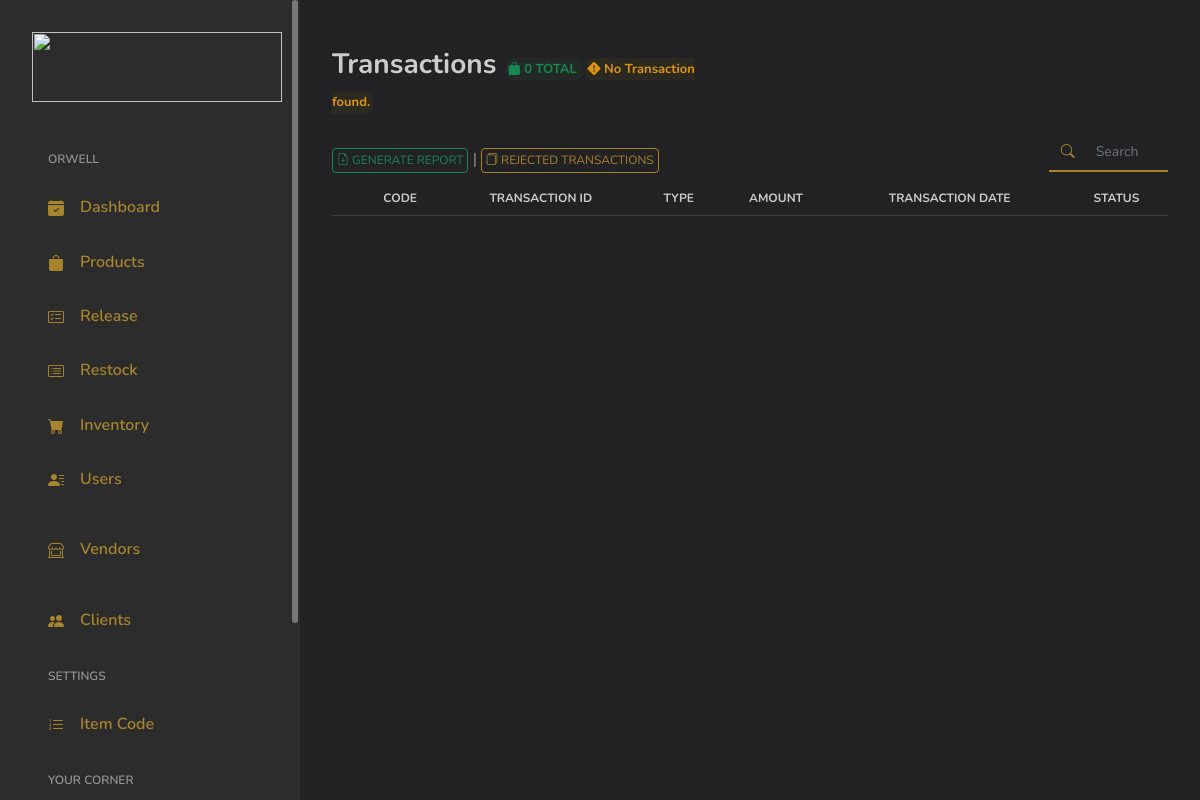
The page /index.php/admin/view_transactions on the database as committed earlier.
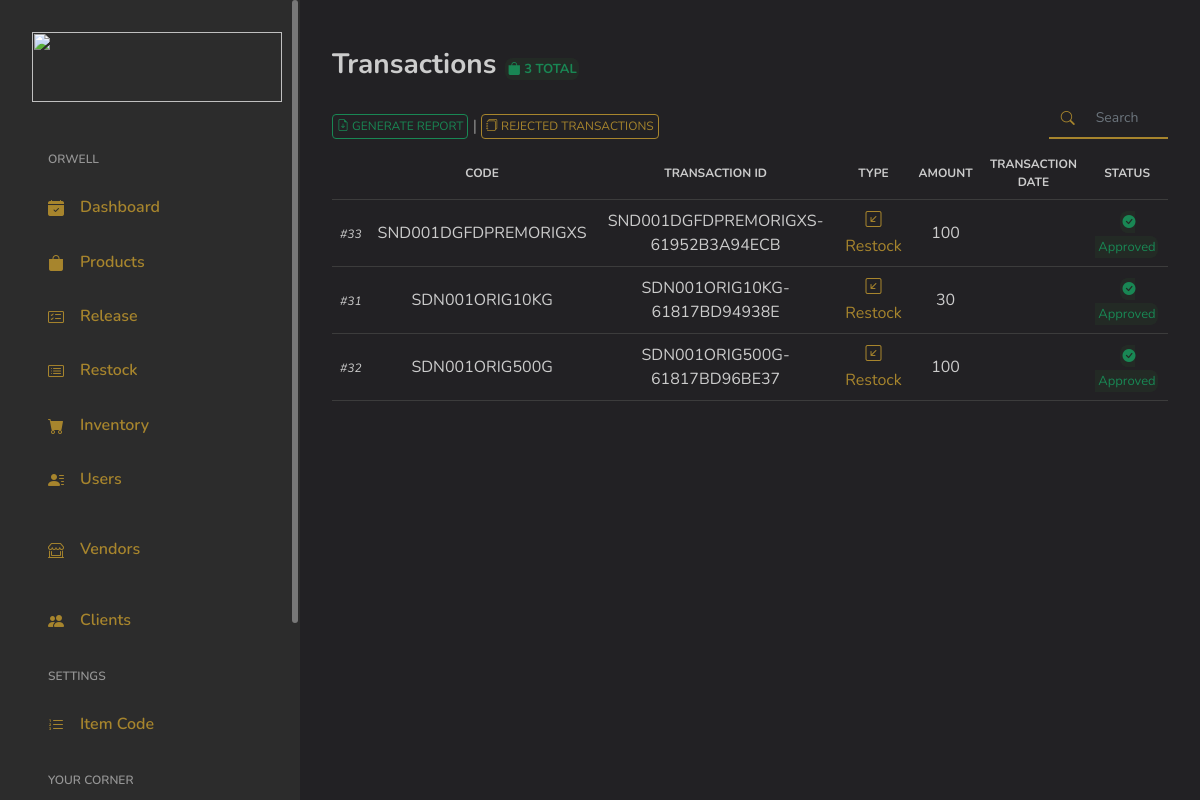
The same page on the database as committed later.
### tables this page shows
CREATE TABLE `products_transactions` (
  `ID` int(11) NOT NULL,
  `Code` varchar(255) DEFAULT NULL,
  `TransactionID` varchar(255) DEFAULT NULL,
  `OrderNo` varchar(255) DEFAULT NULL,
  `Type` tinyint(1) DEFAULT NULL COMMENT '0 = Restocked; 1 = Released;',
  `Amount` int(255) DEFAULT 0,
  `PriceUnit` varchar(255) DEFAULT '0',
  `InStock` int(255) DEFAULT 0,
  `Date` varchar(255) DEFAULT NULL,
  `DateAdded` varchar(255) DEFAULT NULL,
  `Status` int(11) NOT NULL COMMENT '0 = for approval\r\n1 = approved',
  `Date_Approval` varchar(255) DEFAULT NULL,
  `UserID` varchar(255) DEFAULT NULL,
  `PriceTotal` varchar(255) DEFAULT NULL
);

### application/controllers/Admin.php (called while the page is built, shortened)
<?php
class Admin extends MY_Controller {
	public $globalData = [];
	public function __construct()
	{
		$this->load->model('Model_Selects');
		$this->load->model('Model_Security');
		$this->load->model('Model_Inserts');
		$this->load->model('Model_Logbook');
	}
	public function view_transactions()
	{
		$data = [];
		$data = array_merge($data, $this->globalData);
		$header['pageTitle'] = 'Transactions';
		$data['globalHeader'] = $this->load->view('main/globals/header', $header);
		$this->load->view('admin/page_transactions', $data);
	}
}

### index.php (called while the page is built, shortened)
<?php
require_once BASEPATH.'core/CodeIgniter.php';

### application/models/Model_Selects.php (called while the page is built, shortened)
<?php
class Model_Selects extends CI_Model {
	public function GetTransactionsByUserID($userID)
	{
		$this->db->select('*');
		$this->db->where('UserID', $userID);
		$this->db->order_by('DateAdded', 'desc');
		$result = $this->db->get('products_transactions');
		return $result;
	}
}

### application/views/admin/page_transactions.php (the view, shortened to what this page needs)
<?php
if ($this->session->userdata('Privilege') > 1) {
	$getAllTransactions = $this->Model_Selects->getAllTransactions();
} else {
	$getAllTransactions = $this->Model_Selects->GetTransactionsByUserID($this->session->userdata('UserID'));
}
?>
</head>
<body>
<div id="app">
	<div id="main">
		<div class="page-heading">
			<div class="page-title">
				<div class="row">
					<div class="col-12 col-md-6">
						<h3>Transactions
							<span class="text-center success-banner-sm">
								<i class="bi bi-bag-fill"></i> <?=$getAllTransactions->num_rows();?> TOTAL
							</span>
							<?php if ($getAllTransactions->num_rows() <= 0): ?>
								<span class="info-banner-sm">
									<i class="bi bi-exclamation-diamond-fill"></i> No Transaction found.
								</span>
							<?php endif; ?>
						</h3>
					</div>
					<div class="col-sm-12 col-md-10 pt-4 pb-2">
						<button type="button" class="generate-prompt-btn btn btn-sm-success" style="font-size: 12px;"><i class="bi bi-file-earmark-arrow-down"></i> GENERATE REPORT</button>
						|
						<button type="button" class="btn btn-sm-primary" style="font-size: 12px;"><i class="bi bi-journals"></i> REJECTED TRANSACTIONS</button>
					</div>
					<div class="col-sm-12 col-md-2 mr-auto pt-4 pb-2" style="margin-top: -15px;">
						<div class="input-group">
							<div class="input-group-prepend">
								<span class="input-group-text" style="font-size: 14px;"><i class="bi bi-search h-100 w-100" style="margin-top: 5px;"></i></span>
							</div>
							<input type="text" id="tableSearch" class="form-control" placeholder="Search" style="font-size: 14px;">
						</div>
					</div>
				</div>
			</div>
			<section class="section">
				<div class="table-responsive">
					<table id="productsTable" class="standard-table table">
						<thead style="font-size: 12px;">
							<th class="text-center"></th>
							<th class="text-center">CODE</th>
							<th class="text-center">TRANSACTION ID</th>
							<th class="text-center">TYPE</th>
							<th class="text-center">AMOUNT</th>
							<th class="text-center">TRANSACTION DATE</th>
							<th class="text-center">STATUS</th>
						</thead>
						<tbody>
							<?php
							if ($getAllTransactions->num_rows() > 0):
								foreach ($getAllTransactions->result_array() as $row): ?>
									<tr class="tr_class_modal" id="<?=$row['TransactionID']?>">
										<td class="text-center">
											<span class="db-identifier" style="font-style: italic; font-size: 12px;"><?=$row['ID']?></span>
										</td>
										<td class="text-center">
											<?=$row['Code']?>
										</td>
										<td class="text-center">
											<?=$row['TransactionID']?>
										</td>
										<td class="text-center">
											<?php
											switch ($row['Type']) {
												case '0':
													echo '<span class="text-primary"><i class="bi bi-arrow-down-left-square"></i> Restock</span>';
													break;
											}
											?>
										</td>
										<td class="text-center">
											<?=$row['Amount']?>
										</td>
										<td class="text-center">
										</td>
										<td class="text-center">
											<?php
											switch ($row['Status']) {
												case '1':
													echo '<span class="text-center success-banner-sm">
															<i class="bi bi-check-circle-fill"></i>&nbsp;Approved
														</span>';
													break;
											}
											?>
										</td>
									</tr>
							<?php endforeach;
							endif; ?>
						</tbody>
					</table>
				</div>
			</section>
		</div>
	</div>
</div>
</body>
</html>

Rows that differ between the two databases and show on the page:
added products_transactions: ID "33", Code "SND001DGFDPREMORIGXS", TransactionID "SND001DGFDPREMORIGXS-61952B3A94ECB", Type 0 (drawn), Amount "100", Status 1 (drawn)
added products_transactions: ID "31", Code "SDN001ORIG10KG", TransactionID "SDN001ORIG10KG-61817BD94938E", Type 0 (drawn), Amount "30", Status 1 (drawn)
added products_transactions: ID "32", Code "SDN001ORIG500G", TransactionID "SDN001ORIG500G-61817BD96BE37", Type 0 (drawn), Amount "100", Status 1 (drawn)
Other text that changed with them:
$getAllTransactions->num_rows(): "0" → "3"
text no longer shown: "No Transaction found."
